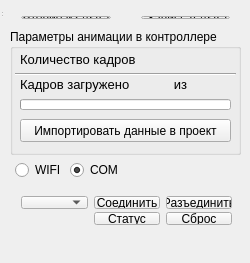
<?xml version="1.0" encoding="UTF-8"?>
<ui version="4.0">
 <author>Alistem</author>
 <class>com_port</class>
 <widget class="QWidget" name="com_port">
  <property name="geometry">
   <rect>
    <x>0</x>
    <y>0</y>
    <width>250</width>
    <height>263</height>
   </rect>
  </property>
  <property name="sizePolicy">
   <sizepolicy hsizetype="Fixed" vsizetype="Fixed">
    <horstretch>0</horstretch>
    <verstretch>0</verstretch>
   </sizepolicy>
  </property>
  <property name="minimumSize">
   <size>
    <width>250</width>
    <height>263</height>
   </size>
  </property>
  <property name="maximumSize">
   <size>
    <width>250</width>
    <height>263</height>
   </size>
  </property>
  <property name="windowTitle">
   <string>Связь с Астра</string>
  </property>
  <widget class="QStatusBar" name="statusBar">
   <property name="geometry">
    <rect>
     <x>0</x>
     <y>0</y>
     <width>3</width>
     <height>18</height>
    </rect>
   </property>
  </widget>
  <widget class="QWidget" name="gridLayoutWidget">
   <property name="geometry">
    <rect>
     <x>10</x>
     <y>185</y>
     <width>233</width>
     <height>51</height>
    </rect>
   </property>
   <layout class="QGridLayout" name="gridLayout">
    <property name="verticalSpacing">
     <number>3</number>
    </property>
    <item row="0" column="1">
     <widget class="QPushButton" name="connectButton">
      <property name="text">
       <string>Соединить</string>
      </property>
     </widget>
    </item>
    <item row="0" column="0">
     <widget class="QComboBox" name="comboBox">
      <property name="font">
       <font>
        <pointsize>10</pointsize>
        <kerning>false</kerning>
       </font>
      </property>
      <property name="editable">
       <bool>false</bool>
      </property>
     </widget>
    </item>
    <item row="0" column="2">
     <widget class="QPushButton" name="disconnectButton">
      <property name="text">
       <string>Разъединить</string>
      </property>
     </widget>
    </item>
    <item row="1" column="1">
     <widget class="QPushButton" name="Status_PLC">
      <property name="text">
       <string>Статус</string>
      </property>
     </widget>
    </item>
    <item row="1" column="2">
     <widget class="QPushButton" name="reset">
      <property name="maximumSize">
       <size>
        <width>75</width>
        <height>25</height>
       </size>
      </property>
      <property name="text">
       <string>Сброс</string>
      </property>
     </widget>
    </item>
   </layout>
  </widget>
  <widget class="QGroupBox" name="groupBox">
   <property name="geometry">
    <rect>
     <x>10</x>
     <y>29</y>
     <width>231</width>
     <height>126</height>
    </rect>
   </property>
   <property name="title">
    <string>Параметры анимации в контроллере</string>
   </property>
   <widget class="QLabel" name="label">
    <property name="geometry">
     <rect>
      <x>10</x>
      <y>20</y>
      <width>116</width>
      <height>21</height>
     </rect>
    </property>
    <property name="font">
     <font>
      <pointsize>10</pointsize>
     </font>
    </property>
    <property name="text">
     <string>Количество кадров</string>
    </property>
   </widget>
   <widget class="QLabel" name="label_num_frames">
    <property name="geometry">
     <rect>
      <x>185</x>
      <y>20</y>
      <width>41</width>
      <height>21</height>
     </rect>
    </property>
    <property name="font">
     <font>
      <pointsize>10</pointsize>
     </font>
    </property>
    <property name="text">
     <string/>
    </property>
    <property name="alignment">
     <set>Qt::AlignCenter</set>
    </property>
   </widget>
   <widget class="Line" name="line">
    <property name="geometry">
     <rect>
      <x>5</x>
      <y>35</y>
      <width>221</width>
      <height>21</height>
     </rect>
    </property>
    <property name="orientation">
     <enum>Qt::Horizontal</enum>
    </property>
   </widget>
   <widget class="QLabel" name="label_2">
    <property name="geometry">
     <rect>
      <x>10</x>
      <y>45</y>
      <width>111</width>
      <height>21</height>
     </rect>
    </property>
    <property name="font">
     <font>
      <pointsize>10</pointsize>
     </font>
    </property>
    <property name="text">
     <string>Кадров загружено</string>
    </property>
   </widget>
   <widget class="QLabel" name="label_num_frames_2">
    <property name="geometry">
     <rect>
      <x>185</x>
      <y>45</y>
      <width>41</width>
      <height>21</height>
     </rect>
    </property>
    <property name="font">
     <font>
      <pointsize>10</pointsize>
     </font>
    </property>
    <property name="frameShape">
     <enum>QFrame::NoFrame</enum>
    </property>
    <property name="frameShadow">
     <enum>QFrame::Plain</enum>
    </property>
    <property name="text">
     <string/>
    </property>
    <property name="alignment">
     <set>Qt::AlignCenter</set>
    </property>
   </widget>
   <widget class="QLabel" name="num_current_frame">
    <property name="geometry">
     <rect>
      <x>120</x>
      <y>45</y>
      <width>41</width>
      <height>21</height>
     </rect>
    </property>
    <property name="font">
     <font>
      <pointsize>10</pointsize>
     </font>
    </property>
    <property name="frameShape">
     <enum>QFrame::NoFrame</enum>
    </property>
    <property name="frameShadow">
     <enum>QFrame::Plain</enum>
    </property>
    <property name="text">
     <string/>
    </property>
    <property name="alignment">
     <set>Qt::AlignCenter</set>
    </property>
   </widget>
   <widget class="QLabel" name="label_3">
    <property name="geometry">
     <rect>
      <x>160</x>
      <y>45</y>
      <width>21</width>
      <height>21</height>
     </rect>
    </property>
    <property name="font">
     <font>
      <pointsize>10</pointsize>
     </font>
    </property>
    <property name="text">
     <string>из</string>
    </property>
    <property name="alignment">
     <set>Qt::AlignCenter</set>
    </property>
   </widget>
   <widget class="QProgressBar" name="progressBar_frames">
    <property name="geometry">
     <rect>
      <x>10</x>
      <y>70</y>
      <width>211</width>
      <height>11</height>
     </rect>
    </property>
    <property name="value">
     <number>0</number>
    </property>
    <property name="textVisible">
     <bool>false</bool>
    </property>
   </widget>
   <widget class="QPushButton" name="pushButton">
    <property name="geometry">
     <rect>
      <x>10</x>
      <y>90</y>
      <width>211</width>
      <height>23</height>
     </rect>
    </property>
    <property name="text">
     <string>Импортировать данные в проект</string>
    </property>
   </widget>
  </widget>
  <widget class="QLabel" name="errors_label">
   <property name="geometry">
    <rect>
     <x>10</x>
     <y>235</y>
     <width>231</width>
     <height>25</height>
    </rect>
   </property>
   <property name="sizePolicy">
    <sizepolicy hsizetype="Expanding" vsizetype="Fixed">
     <horstretch>0</horstretch>
     <verstretch>0</verstretch>
    </sizepolicy>
   </property>
   <property name="minimumSize">
    <size>
     <width>150</width>
     <height>25</height>
    </size>
   </property>
   <property name="font">
    <font>
     <pointsize>8</pointsize>
     <stylestrategy>PreferDefault</stylestrategy>
    </font>
   </property>
   <property name="layoutDirection">
    <enum>Qt::LeftToRight</enum>
   </property>
   <property name="frameShape">
    <enum>QFrame::NoFrame</enum>
   </property>
   <property name="text">
    <string/>
   </property>
   <property name="textFormat">
    <enum>Qt::AutoText</enum>
   </property>
   <property name="scaledContents">
    <bool>true</bool>
   </property>
   <property name="alignment">
    <set>Qt::AlignCenter</set>
   </property>
   <property name="wordWrap">
    <bool>true</bool>
   </property>
   <property name="textInteractionFlags">
    <set>Qt::NoTextInteraction</set>
   </property>
  </widget>
  <widget class="QWidget" name="horizontalLayoutWidget">
   <property name="geometry">
    <rect>
     <x>10</x>
     <y>5</y>
     <width>231</width>
     <height>25</height>
    </rect>
   </property>
   <layout class="QHBoxLayout" name="horizontalLayout_2">
    <property name="spacing">
     <number>30</number>
    </property>
    <item>
     <widget class="QPushButton" name="readButton">
      <property name="sizePolicy">
       <sizepolicy hsizetype="Expanding" vsizetype="Fixed">
        <horstretch>0</horstretch>
        <verstretch>0</verstretch>
       </sizepolicy>
      </property>
      <property name="text">
       <string>Чтение из Astra</string>
      </property>
     </widget>
    </item>
    <item>
     <widget class="QPushButton" name="writeButton">
      <property name="sizePolicy">
       <sizepolicy hsizetype="Expanding" vsizetype="Fixed">
        <horstretch>0</horstretch>
        <verstretch>0</verstretch>
       </sizepolicy>
      </property>
      <property name="text">
       <string> Запись в Astra</string>
      </property>
     </widget>
    </item>
   </layout>
  </widget>
  <widget class="QLabel" name="connect_color">
   <property name="geometry">
    <rect>
     <x>130</x>
     <y>160</y>
     <width>106</width>
     <height>21</height>
    </rect>
   </property>
   <property name="sizePolicy">
    <sizepolicy hsizetype="Fixed" vsizetype="Preferred">
     <horstretch>0</horstretch>
     <verstretch>0</verstretch>
    </sizepolicy>
   </property>
   <property name="minimumSize">
    <size>
     <width>80</width>
     <height>0</height>
    </size>
   </property>
   <property name="font">
    <font>
     <pointsize>10</pointsize>
     <stylestrategy>PreferDefault</stylestrategy>
    </font>
   </property>
   <property name="frameShape">
    <enum>QFrame::NoFrame</enum>
   </property>
   <property name="text">
    <string/>
   </property>
   <property name="textFormat">
    <enum>Qt::AutoText</enum>
   </property>
   <property name="scaledContents">
    <bool>true</bool>
   </property>
   <property name="alignment">
    <set>Qt::AlignCenter</set>
   </property>
   <property name="textInteractionFlags">
    <set>Qt::NoTextInteraction</set>
   </property>
  </widget>
  <widget class="QRadioButton" name="wifi">
   <property name="geometry">
    <rect>
     <x>15</x>
     <y>160</y>
     <width>51</width>
     <height>20</height>
    </rect>
   </property>
   <property name="text">
    <string>WIFI</string>
   </property>
  </widget>
  <widget class="QRadioButton" name="com">
   <property name="geometry">
    <rect>
     <x>70</x>
     <y>160</y>
     <width>51</width>
     <height>20</height>
    </rect>
   </property>
   <property name="text">
    <string>COM</string>
   </property>
   <property name="checked">
    <bool>true</bool>
   </property>
  </widget>
 </widget>
 <layoutdefault spacing="6" margin="11"/>
 <tabstops>
  <tabstop>disconnectButton</tabstop>
  <tabstop>pushButton</tabstop>
 </tabstops>
 <resources/>
 <connections/>
 <designerdata>
  <property name="gridDeltaX">
   <number>5</number>
  </property>
  <property name="gridDeltaY">
   <number>5</number>
  </property>
  <property name="gridSnapX">
   <bool>true</bool>
  </property>
  <property name="gridSnapY">
   <bool>true</bool>
  </property>
  <property name="gridVisible">
   <bool>true</bool>
  </property>
 </designerdata>
</ui>
